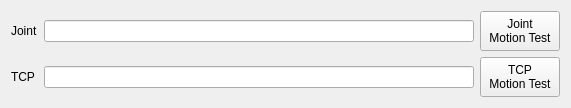
     <widget class="QWidget" name="layoutWidget">
      <property name="geometry">
       <rect>
        <x>670</x>
        <y>640</y>
        <width>571</width>
        <height>91</height>
       </rect>
      </property>
      <layout class="QGridLayout" name="gridLayout_15">
       <item row="0" column="0">
        <widget class="QLabel" name="label_9">
         <property name="text">
          <string>Joint</string>
         </property>
        </widget>
       </item>
       <item row="0" column="1">
        <widget class="QLineEdit" name="LE_JOINT_LIST"/>
       </item>
       <item row="1" column="1">
        <widget class="QLineEdit" name="LE_TCP_LIST"/>
       </item>
       <item row="1" column="0">
        <widget class="QLabel" name="label_17">
         <property name="text">
          <string>TCP</string>
         </property>
        </widget>
       </item>
       <item row="1" column="2">
        <widget class="QPushButton" name="BTN_TCP_MOTION_TEST">
         <property name="sizePolicy">
          <sizepolicy hsizetype="Maximum" vsizetype="Minimum">
           <horstretch>0</horstretch>
           <verstretch>0</verstretch>
          </sizepolicy>
         </property>
         <property name="minimumSize">
          <size>
           <width>50</width>
           <height>40</height>
          </size>
         </property>
         <property name="text">
          <string>TCP
Motion Test</string>
         </property>
        </widget>
       </item>
       <item row="0" column="2">
        <widget class="QPushButton" name="BTN_JOINT_MOTION_TEST">
         <property name="sizePolicy">
          <sizepolicy hsizetype="Maximum" vsizetype="Minimum">
           <horstretch>0</horstretch>
           <verstretch>0</verstretch>
          </sizepolicy>
         </property>
         <property name="minimumSize">
          <size>
           <width>50</width>
           <height>40</height>
          </size>
         </property>
         <property name="text">
          <string>Joint
Motion Test</string>
         </property>
        </widget>
       </item>
      </layout>
     </widget>
